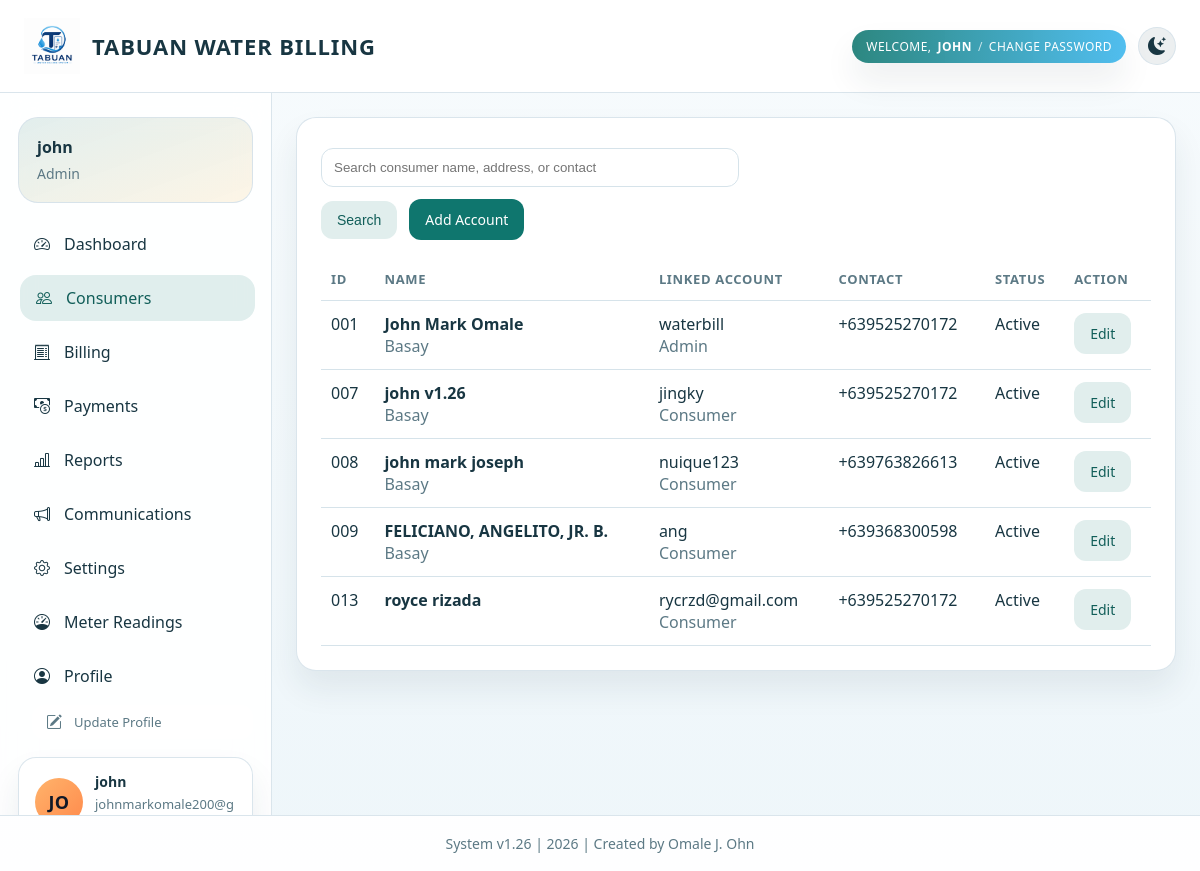
The app's page /consumers/ (signed in) with its own data.
### billing/models.py (models this page shows, shortened)
class Consumer(models.Model):
    class Statuses(models.TextChoices):
        ACTIVE = 'active', 'Active'
        INACTIVE = 'inactive', 'Inactive'
    profile = models.OneToOneField(
        ConsumerProfile,
        on_delete=models.SET_NULL,
        null=True,
        blank=True,
        related_name='consumer_record',
    )
    full_name = models.CharField(max_length=255)
    address = models.TextField(blank=True)
    contact_number = models.CharField(max_length=50, blank=True)
    status = models.CharField(max_length=20, choices=Statuses.choices, default=Statuses.ACTIVE)
    photo = models.ImageField(upload_to='consumers/', blank=True, null=True)
    created_at = models.DateTimeField(auto_now_add=True)

class ConsumerProfile(models.Model):
    class Roles(models.TextChoices):
        ADMIN = 'admin', 'Admin'
        SECRETARY = 'secretary', 'Secretary'
        TREASURER = 'treasurer', 'Treasurer'
        READER = 'reader', 'Reading Panel'
        CONSUMER = 'consumer', 'Consumer'
    user = models.OneToOneField(settings.AUTH_USER_MODEL, on_delete=models.CASCADE)
    full_name = models.CharField(max_length=255)
    email = models.EmailField(blank=True)
    contact = models.CharField(max_length=50, blank=True)
    address = models.TextField(blank=True)
    role = models.CharField(max_length=20, choices=Roles.choices, default=Roles.CONSUMER)
    photo = models.ImageField(upload_to='profiles/', blank=True, null=True)
    created_at = models.DateTimeField(auto_now_add=True)

### billing/views.py (the view)
# urls.py: path('consumers/', views.consumer_list, name='consumers'),
@role_required(ConsumerProfile.Roles.ADMIN)
def consumer_list(request):
    query = request.GET.get('q', '').strip()
    consumers = Consumer.objects.select_related('profile', 'profile__user').all()
    if query:
        consumers = consumers.filter(
            Q(full_name__icontains=query) | Q(address__icontains=query) | Q(contact_number__icontains=query)
        )
    return render(request, 'billing/consumers.html', {'consumers': consumers, 'query': query, 'hide_header': True})

### billing/models.py (called while the page is built)
    @classmethod
    def load(cls):
        defaults = {
            'rate_per_m3': Decimal('20.00'),
            'billing_due_days': 15,
            'enable_cash_payments': True,
            'enable_online_payments': True,
            'notify_by_email': True,
            'notify_by_sms': False,
        }
        settings_obj, _ = cls.objects.get_or_create(pk=1, defaults=defaults)
        return settings_obj

### billing/permissions.py (called while the page is built)
def get_user_profile(user, create=False):
    if create:
        return ensure_user_profile(user)
    if not getattr(user, 'is_authenticated', False):
        return None
    return ConsumerProfile.objects.filter(user=user).first()

def get_user_role(user, create=False):
    if not getattr(user, 'is_authenticated', False):
        return None
    if user.is_staff or user.is_superuser:
        return ConsumerProfile.Roles.ADMIN
    profile = get_user_profile(user, create=create)
    return profile.role if profile else ConsumerProfile.Roles.CONSUMER

def get_linked_consumer(user):
    profile = get_user_profile(user)
    if not profile:
        return None
    return getattr(profile, 'consumer_record', None)

def get_dashboard_route(role):
    return {
        ConsumerProfile.Roles.ADMIN: 'admin_panel',
        ConsumerProfile.Roles.SECRETARY: 'secretary_panel',
        ConsumerProfile.Roles.TREASURER: 'treasurer_panel',
        ConsumerProfile.Roles.READER: 'reader_panel',
        ConsumerProfile.Roles.CONSUMER: 'consumer_panel',
    }.get(role, 'consumer_panel')

def get_dashboard_url_for_user(user):
    return get_dashboard_route(get_user_role(user, create=True))

def role_required(*allowed_roles):
    def decorator(view_func):
        @login_required
        @wraps(view_func)
        def wrapped(request, *args, **kwargs):
            role = get_user_role(request.user, create=True)
            if role not in allowed_roles:
                messages.error(request, 'You do not have permission to access that page.')
                return redirect(get_dashboard_url_for_user(request.user))
            return view_func(request, *args, **kwargs)
        return wrapped
    return decorator

### templates/billing/consumers.html (shortened to what this page needs)
{% extends 'base.html' %}
{% block content %}
<section class="page-wrap">
    <div class="table-card">
        <div class="toolbar" style="justify-content: space-between; margin-bottom: 18px;">
            <form method="get" class="toolbar">
                <input type="text" name="q" value="{{ query }}" placeholder="Search consumer name, address, or contact">
                <button type="submit" class="btn secondary">Search</button>
                <a href="{% url 'add_consumer' %}" class="btn">Add Account</a>
            </form>
        </div>
        <table>
            <thead>
                <tr>
                    <th>ID</th>
                    <th>Name</th>
                    <th>Linked Account</th>
                    <th>Contact</th>
                    <th>Status</th>
                    <th>Action</th>
                </tr>
            </thead>
            <tbody>
                {% for consumer in consumers %}
                    <tr>
                        <td>{{ consumer.id|stringformat:'03d' }}</td>
                        <td>
                            <strong>{{ consumer.full_name }}</strong><br>
                            <span class="muted">{{ consumer.address }}</span>
                        </td>
                        <td>
                            {% if consumer.profile %}
                                {{ consumer.profile.user.username }}<br>
                                <span class="muted">{{ consumer.profile.get_role_display }}</span>
                            {% else %}
                                <span class="muted">No portal account linked</span>
                            {% endif %}
                        </td>
                        <td>{{ consumer.contact_number|default:'-' }}</td>
                        <td>{{ consumer.get_status_display }}</td>
                        <td><a href="{% url 'edit_consumer' consumer.id %}" class="btn secondary">Edit</a></td>
                    </tr>
                {% empty %}
                    <tr><td colspan="6" class="empty-state">No consumer records matched your search.</td></tr>
                {% endfor %}
            </tbody>
        </table>
    </div>
</section>
{% endblock %}

### templates/base.html (shortened to what this page needs)
{% load static %}
<!DOCTYPE html>
<html lang="en">
<head>
    <link rel="stylesheet" href="https://cdn.jsdelivr.net/npm/bootstrap-icons@1.11.3/font/bootstrap-icons.min.css">
</head>
<body>
    <header class="site-header">
        <div class="header-wrap">
            <div class="header-brand">
                <img src="{% static 'legacy_img/tabuan-logo.png' %}" alt="Tabuan Water Billing System Logo" class="brand-logo">
                <div class="brand-block">
                    <strong>Tabuan Water Billing</strong>
                </div>
            </div>
            <div class="header-actions">
                {% if user.is_authenticated %}
                    <div class="header-utility-nav">
                        <span>Welcome,</span>
                        <span class="header-utility-user">{{ user.username }}</span>
                        <span class="header-utility-separator">/</span>
                        <a href="{% url 'password_change' %}">Change Password</a>
                    </div>
                    <button type="button" class="theme-toggle compact-theme-toggle" id="theme-toggle" aria-label="Switch theme">
                        <i class="bi bi-moon-stars-fill theme-toggle-icon" aria-hidden="true"></i>
                    </button>
                {% endif %}
            </div>
        </div>
    </header>
    {% if user.is_authenticated %}
        <div class="app-shell">
            <aside class="app-sidebar" id="app-sidebar">
                <div class="sidebar-panel">
                    <div class="sidebar-user">
                        <strong>{{ current_profile.full_name|default:user.username }}</strong>
                        <span>{{ current_profile.get_role_display|default:current_role|title }}</span>
                    </div>
                    <nav class="sidebar-nav">
                        {% for item in navigation_items %}
                            <div class="sidebar-link-stack">
                                <a href="{% url item.url_name %}{% if item.fragment %}#{{ item.fragment }}{% endif %}" class="sidebar-link {% if item.active %}active{% endif %}">
                                    <span class="sidebar-link-main">
                                        <i class="sidebar-link-icon bi {{ item.icon|default:'bi-circle' }}" aria-hidden="true"></i>
                                        <span class="sidebar-link-label">{{ item.label }}</span>
                                    </span>
                                </a>
                                {% if item.url_name == 'profile' %}
                                    <a href="{% url 'profile' %}" class="sidebar-sublink {% if current_url_name == 'profile' %}active{% endif %}">
                                        <i class="sidebar-sublink-icon bi bi-pencil-square" aria-hidden="true"></i>
                                        <span>Update Profile</span>
                                    </a>
                                {% endif %}
                            </div>
                        {% endfor %}
                    </nav>
                    <div class="sidebar-footer">
                        <div class="sidebar-account-card">
                            <div class="sidebar-account-avatar">
                                {{ user.username|slice:":2"|upper }}
                            </div>
                            <div class="sidebar-account-copy">
                                <strong>{{ user.username }}</strong>
                                <span>{{ current_profile.email|default:user.email|default:'No email configured' }}</span>
                            </div>
                        </div>
                    </div>
                </div>
            </aside>
            <main class="app-main">
    {% endif %}
    {% block content %}{% endblock %}
    {% if user.is_authenticated %}
            </main>
        </div>
    {% endif %}
    <footer class="system-footer">System v1.26 | 2026 | Created by Omale J. Ohn</footer>
</body>
</html>

### records on screen
Consumer: id "001", full_name "John Mark Omale", address "Basay", profile.user.username "waterbill", profile.role "Admin", contact_number "+639525270172", status "Active"
Consumer: id "007", full_name "john v1.26", address "Basay", profile.user.username "jingky", profile.role "Consumer", contact_number "+639525270172", status "Active"
Consumer: id "008", full_name "john mark joseph", address "Basay", profile.user.username "nuique123", profile.role "Consumer", contact_number "+639763826613", status "Active"
Consumer: id "009", full_name "FELICIANO, ANGELITO, JR. B.", address "Basay", profile.user.username "ang", profile.role "Consumer", contact_number "+639368300598", status "Active"
Consumer: id "013", full_name "royce rizada", profile.user.username "rycrzd@gmail.com", profile.role "Consumer", contact_number "+639525270172", status "Active"

### other values on screen
{{ user.username }} "JOHN"
{{ current_profile.full_name|default:user.username }} "john"
{{ current_profile.get_role_display|default:current_role|title }} "Admin"
{{ item.label }} "Dashboard" "Consumers" "Billing" "Payments" "Reports" "Communications" "Settings" "Meter Readings" "Profile"
{{ user.username|slice:":2"|upper }} "JO"
{{ user.username }} "john"
